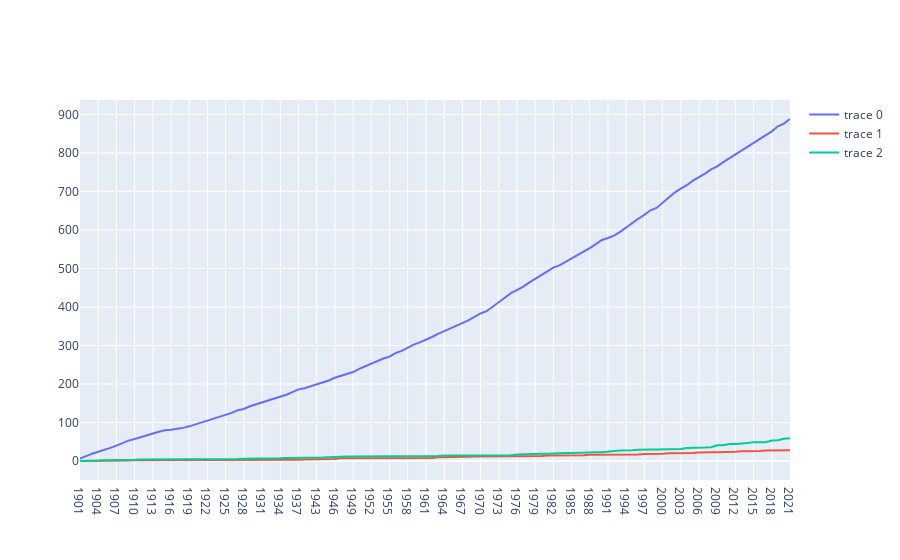

The notebook cell this image was saved under:
### Code cell
fig = go.Figure()
fig.add_trace(go.Scatter(x=maleYear, y=maleCummSum))
fig.add_trace(go.Scatter(x=orgYear, y=orgCummSum))
fig.add_trace(go.Scatter(x=femaleYear, y=femaleCummSum))

fig.show()
